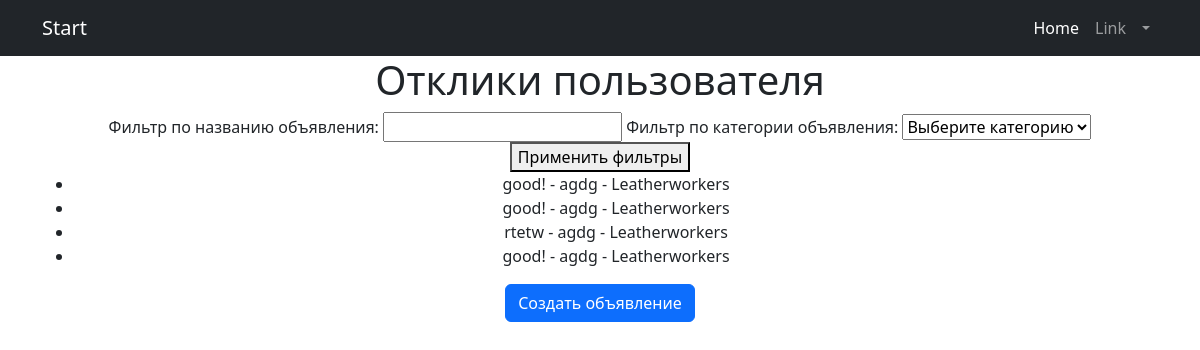
Before: /user/responses/ (signed in) with the older database file.
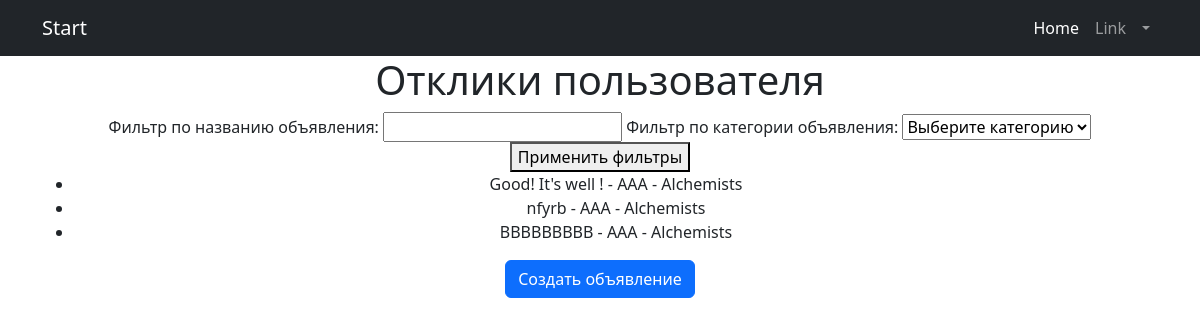
After: the same page with the newer database file.
### chat/models.py (models this page shows, shortened)
class Response(models.Model):
    advertisement = models.ForeignKey(Advertisement, on_delete=models.CASCADE, related_name='responses')
    user = models.ForeignKey(settings.AUTH_USER_MODEL, on_delete=models.CASCADE)
    content = models.TextField()

class Advertisement(models.Model):
    advertisement_id = models.AutoField(primary_key=True)
    user = models.ForeignKey(settings.AUTH_USER_MODEL, on_delete=models.CASCADE)
    title = models.CharField(max_length=100)
    text = models.TextField()
    content = RichTextField()
    category_choices = [
        ('Tanks', 'Танки'),
        ('Healers', 'Хилы'),
        ('DPS', 'ДД'),
        ('Traders', 'Торговцы'),
        ('Guild Masters', 'Гилдмастеры'),
        ('Quest Givers', 'Квестгиверы'),
        ('Blacksmiths', 'Кузнецы'),
        ('Leatherworkers', 'Кожевники'),
        ('Alchemists', 'Зельевары'),
        ('Spellcasters', 'Мастера заклинаний'),
    ]
    category = models.CharField(max_length=20, choices=category_choices)
    image = models.ImageField(upload_to='images/', blank=True, null=True)

### chat/views.py (the view)
# urls.py: path('user/responses/', views.user_responses, name='user_responses'),
def user_responses(request, advertisement_id=None):
    form = AdvertisementForm()
    user_id = request.user.id
    user_responses = filter_user_responses(user_id, title=request.GET.get('title'),
                                           category=request.GET.get('category'), advertisement_id=advertisement_id)
    return render(request, 'private.html', {'form': form, 'user_responses': user_responses})

### chat/forms.py
class AdvertisementForm(forms.ModelForm):
    class Meta:
        model = Advertisement
        fields = ['title', 'text', 'category', 'image']

### chat/filters.py (called while the page is built)
def filter_user_responses(user_id, title=None, category=None, advertisement_id=None):
    responses = Response.objects.filter(user_id=user_id)
    if advertisement_id:
        responses = responses.filter(advertisement_id=advertisement_id)
    if title:
        responses = responses.filter(advertisement__title=title)
    if category:
        responses = responses.filter(advertisement__category=category)
    return responses

### chat/templates/private.html (shortened to what this page needs)
{% extends "default.html" %}
{% block content %}
<h1>Отклики пользователя</h1>
<form method="GET">
    <label for="title">Фильтр по названию объявления:</label>
    <input type="text" name="title" id="title" value="{{ request.GET.title }}">
    <label for="category">Фильтр по категории объявления:</label>
    <select name="category" id="category">
        <option value="">Выберите категорию</option>
    </select>
    <button type="submit">Применить фильтры</button>
</form>
<ul>
    {% for response in user_responses %}
        <li>{{ response.content }} - {{ response.advertisement.title }} - {{ response.advertisement.category }}</li>
    {% empty %}
        <li>Нет откликов соответствующих выбранным фильтрам</li>
    {% endfor %}
</ul>
<a href="{% url 'advertisement_create' %}" class="btn btn-primary">Создать объявление</a>
{% endblock %}

Changed rows visible on the page:
removed Response: content "good!", advertisement "agdg", advertisement.category "Leatherworkers"
changed Response: content "good!" → "Good! It's well !"; advertisement "agdg" → "AAA"; advertisement.category "Leatherworkers" → "Alchemists"
changed Response: content "good!" → "nfyrb"; advertisement "agdg" → "AAA"; advertisement.category "Leatherworkers" → "Alchemists"
changed Response: content "rtetw" → "BBBBBBBBB"; advertisement "agdg" → "AAA"; advertisement.category "Leatherworkers" → "Alchemists"
